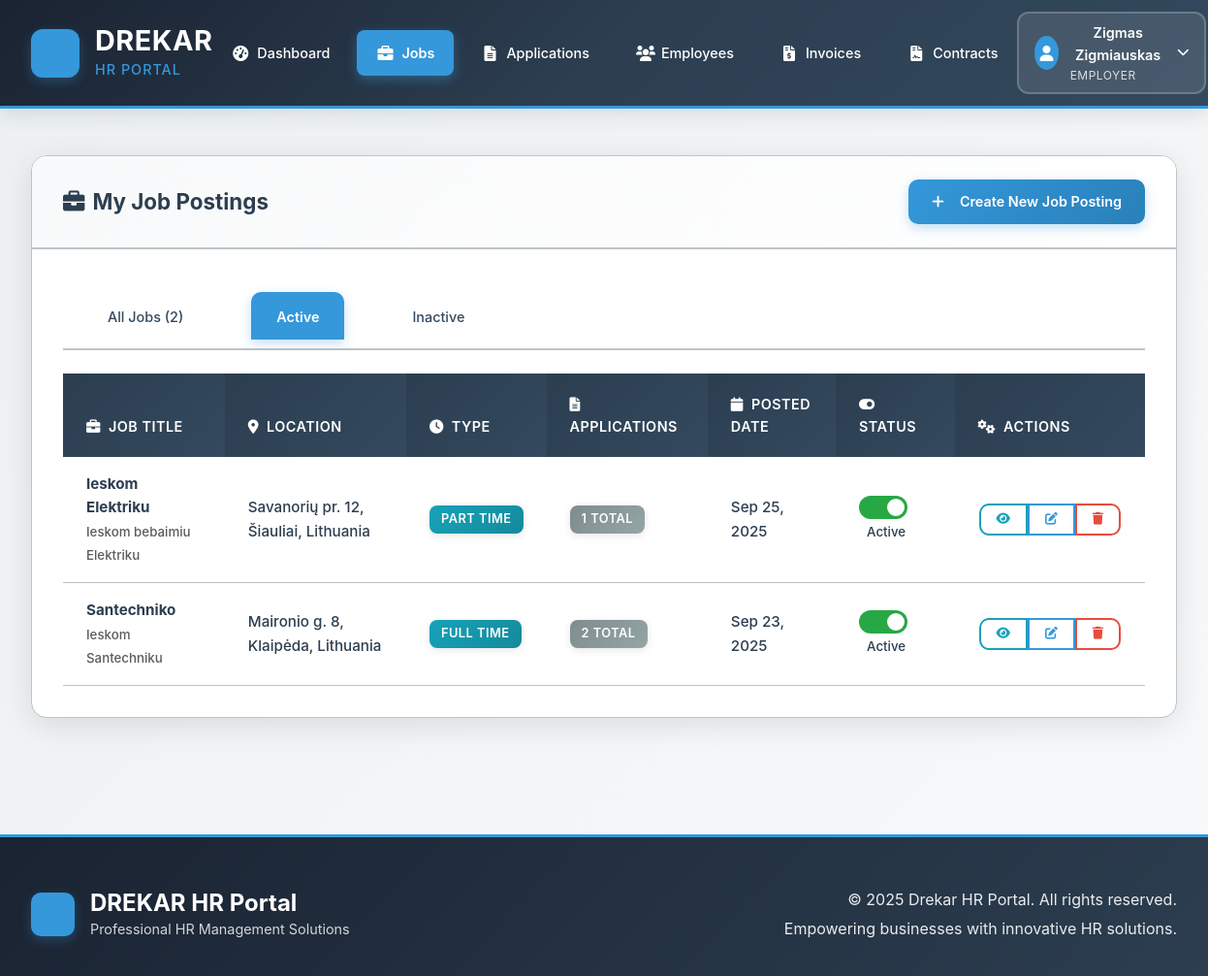
Page /employers/jobs/?status=active (signed in) on the committed database.
### accounts/models.py (models this page shows, shortened)
class User(AbstractUser):
    USER_TYPE_CHOICES = [
        ('EMPLOYER', 'Employer'),
        ('EMPLOYEE', 'Employee'),
        ('EOR_CLIENT', 'EOR Client'),
        ('ADMIN', 'Admin'),
    ]
    user_type = models.CharField(
        max_length=20,
        choices=USER_TYPE_CHOICES,
        default='EMPLOYEE'
    )
    email = models.EmailField(unique=True)
    is_verified = models.BooleanField(default=False)
    registration_date = models.DateTimeField(auto_now_add=True)
    USERNAME_FIELD = 'email'
    REQUIRED_FIELDS = ['username']

### employers/models.py (models this page shows, shortened)
class JobPosting(TimeStampedModel):
    class JobType(models.TextChoices):
        FULL_TIME = 'FULL_TIME', 'Full Time'
        PART_TIME = 'PART_TIME', 'Part Time'
        CONTRACT = 'CONTRACT', 'Contract'
        TEMPORARY = 'TEMPORARY', 'Temporary'
    class JobStatus(models.TextChoices):
        DRAFT = 'DRAFT', 'Draft'
        OPEN = 'OPEN', 'Open'
        CLOSED = 'CLOSED', 'Closed'
        FILLED = 'FILLED', 'Filled'
    employer = models.ForeignKey(EmployerProfile, on_delete=models.CASCADE, related_name='job_postings')
    title = models.CharField(max_length=200)
    description = models.TextField()
    required_qualifications = models.ManyToManyField(Qualification, blank=True)
    required_skills = models.ManyToManyField(Skill, blank=True)
    location = models.ForeignKey(Address, on_delete=models.CASCADE)
    num_employees_requested = models.IntegerField(default=1)
    estimated_salary_min = models.DecimalField(max_digits=10, decimal_places=2, blank=True, null=True)
    estimated_salary_max = models.DecimalField(max_digits=10, decimal_places=2, blank=True, null=True)
    closing_date = models.DateField(blank=True, null=True)
    status = models.CharField(max_length=20, choices=JobStatus.choices, default=JobStatus.DRAFT)
    job_type = models.CharField(max_length=20, choices=JobType.choices, default=JobType.FULL_TIME)
    @property
    def is_active(self):
        return self.status == 'OPEN'

### core/models.py (models this page shows)
class TimeStampedModel(models.Model):
    created_at = models.DateTimeField(auto_now_add=True, verbose_name="Creation Date")
    updated_at = models.DateTimeField(auto_now=True, verbose_name="Last Updated")
    class Meta:
        abstract = True

class Address(TimeStampedModel):
    street_address = models.CharField(max_length=255, blank=True, null=True)
    city = models.CharField(max_length=100)
    postal_code = models.CharField(max_length=20, blank=True, null=True)
    country = models.CharField(max_length=100)
    class Meta:
        verbose_name_plural = "Addresses"
        unique_together = ['street_address', 'city', 'country']
    def __str__(self):
        if self.street_address:
            return f"{self.street_address}, {self.city}, {self.country}"
        return f"{self.city}, {self.country}"

### employers/views.py (the view)
# urls.py: path('jobs/', views.job_postings_list, name='job_postings_list'),
@login_required
@user_passes_test(is_employer)
def job_postings_list(request):
    try:
        employer_profile = request.user.employerprofile
    except EmployerProfile.DoesNotExist:
        messages.info(request, 'Please complete your employer profile to access job posting features.')
        return redirect('employers:profile_setup')
    job_postings = JobPosting.objects.filter(employer=employer_profile).order_by('-created_at')
    status_filter = request.GET.get('status')
    if status_filter == 'active':
        job_postings = job_postings.filter(status=JobPosting.JobStatus.OPEN)
    elif status_filter == 'inactive':
        job_postings = job_postings.filter(status__in=[JobPosting.JobStatus.DRAFT, JobPosting.JobStatus.CLOSED, JobPosting.JobStatus.FILLED])
    paginator = Paginator(job_postings, 10)
    page_number = request.GET.get('page')
    page_obj = paginator.get_page(page_number)
    for job in page_obj:
        job.applications_count = job.applications.count()
        job.new_applications_count = job.applications.filter(status=Application.ApplicationStatus.SUBMITTED).count()
    context = {
        'page_obj': page_obj,
        'job_postings': page_obj,
        'status_filter': status_filter,
        'employer_profile': employer_profile,
    }
    return render(request, 'employers/jobpostings.html', context)

### employers/views.py (called while the page is built)
def is_employer(user):
    return user.is_authenticated and user.user_type == 'EMPLOYER'

### templates/employers/jobpostings.html (shortened to what this page needs)
{% extends 'core/base1.html' %}
{% load i18n %}
{% block content %}
<div class="container mt-4">
    <div class="row">
        <div class="col-12">
            <div class="card">
                <div class="card-header d-flex justify-content-between align-items-center">
                    <h3 class="card-title mb-0">
                        <i class="fas fa-briefcase me-2"></i>{% trans "My Job Postings" %}
                    </h3>
                    <a href="{% url 'employers:create_job_posting' %}" class="btn btn-primary">
                        <i class="fas fa-plus me-2"></i>{% trans "Create New Job Posting" %}
                    </a>
                </div>
                <div class="card-body">
                    <ul class="nav nav-tabs mb-4">
                        <li class="nav-item">
                            <a class="nav-link {% if not status_filter %}active{% endif %}"
                               href="{% url 'employers:job_postings_list' %}">
                                {% trans "All Jobs" %} ({{ page_obj.paginator.count }})
                            </a>
                        </li>
                        <li class="nav-item">
                            <a class="nav-link {% if status_filter == 'active' %}active{% endif %}"
                               href="{% url 'employers:job_postings_list' %}?status=active">
                                {% trans "Active" %}
                            </a>
                        </li>
                        <li class="nav-item">
                            <a class="nav-link {% if status_filter == 'inactive' %}active{% endif %}"
                               href="{% url 'employers:job_postings_list' %}?status=inactive">
                                {% trans "Inactive" %}
                            </a>
                        </li>
                    </ul>
                    {% if job_postings %}
                            <table class="table table-hover">
                                <thead class="table-light">
                                    <tr>
                                        <th><i class="fas fa-briefcase me-2"></i>{% trans "Job Title" %}</th>
                                        <th><i class="fas fa-map-marker-alt me-2"></i>{% trans "Location" %}</th>
                                        <th><i class="fas fa-clock me-2"></i>{% trans "Type" %}</th>
                                        <th><i class="fas fa-file-alt me-2"></i>{% trans "Applications" %}</th>
                                        <th><i class="fas fa-calendar me-2"></i>{% trans "Posted Date" %}</th>
                                        <th><i class="fas fa-toggle-on me-2"></i>{% trans "Status" %}</th>
                                        <th><i class="fas fa-cogs me-2"></i>{% trans "Actions" %}</th>
                                    </tr>
                                </thead>
                                <tbody>
                                    {% for job in job_postings %}
                                    <tr>
                                        <td>
                                            <div class="fw-bold">{{ job.title }}</div>
                                            <small class="text-muted">
                                                {{ job.description|truncatechars:100 }}
                                            </small>
                                        </td>
                                        <td>{{ job.location }}</td>
                                        <td>
                                            <span class="badge bg-info">
                                                {{ job.get_job_type_display }}
                                            </span>
                                        </td>
                                        <td>
                                            <span class="badge bg-secondary me-1">
                                                {{ job.applications_count }} {% trans "total" %}
                                            </span>
                                        </td>
                                        <td>{{ job.created_at|date:"M d, Y" }}</td>
                                        <td>
                                            <label class="switch">
                                                <span class="slider round"></span>
                                            </label>
                                            <small class="ms-2 status-text-{{ job.id }}">
                                                {% if job.is_active %}{% trans "Active" %}{% else %}{% trans "Inactive" %}{% endif %}
                                            </small>
                                        </td>
                                        <td>
                                            <div class="btn-group" role="group">
                                                <a href="{% url 'employers:job_posting_detail' job.id %}"
                                                   class="btn btn-sm btn-outline-info"
                                                   title="{% trans 'View Details' %}">
                                                    <i class="fas fa-eye"></i>
                                                </a>
                                                <a href="{% url 'employers:edit_job_posting' job.id %}"
                                                   class="btn btn-sm btn-outline-primary"
                                                   title="{% trans 'Edit' %}">
                                                    <i class="fas fa-edit"></i>
                                                </a>
                                                <a href="{% url 'employers:delete_job_posting' job.id %}"
                                                   class="btn btn-sm btn-outline-danger"
                                                   title="{% trans 'Delete' %}"
                                                   onclick="return confirm('{% trans 'Are you sure you want to delete this job posting?' %}')">
                                                    <i class="fas fa-trash"></i>
                                                </a>
                                            </div>
                                        </td>
                                    </tr>
                                    {% endfor %}
                                </tbody>
                            </table>
                        </div>
                    {% endif %}
                </div>
            </div>
        </div>
    </div>
{% endblock %}

### templates/core/base1.html (shortened to what this page needs)
<!DOCTYPE html>
<html lang="en">
<head>
    {% load static %}
    <link href="https://cdn.jsdelivr.net/npm/bootstrap@5.3.0/dist/css/bootstrap.min.css" rel="stylesheet">
    <link rel="stylesheet" href="{% static 'css/style.css' %}">
    <link href="https://cdnjs.cloudflare.com/ajax/libs/font-awesome/6.0.0/css/all.min.css" rel="stylesheet">
</head>
<body>
    <header class="header-solid">
        <nav class="navbar-professional">
            <div class="nav-brand-container">
                <div class="brand-logo">
                </div>
                <div class="brand-text">
                    <h1>DREKAR</h1>
                    <span class="brand-subtitle">HR Portal</span>
                </div>
            </div>
            <div class="nav-center">
                {% if user.is_authenticated %}
                    {% if user.user_type == 'EMPLOYER' %}
                        <a href="{% url 'employers:dashboard' %}" class="nav-item {% if request.resolver_match.url_name == 'dashboard' and request.resolver_match.namespace == 'employers' %}active{% endif %}">
                            <i class="fas fa-tachometer-alt"></i><span>Dashboard</span>
                        </a>
                        <a href="{% url 'employers:job_postings_list' %}" class="nav-item {% if request.resolver_match.url_name in 'job_postings_list,create_job_posting,edit_job_posting,job_posting_detail' and request.resolver_match.namespace == 'employers' %}active{% endif %}">
                            <i class="fas fa-briefcase"></i><span>Jobs</span>
                        </a>
                        <a href="{% url 'employers:applications_list' %}" class="nav-item ">
                            <i class="fas fa-file-alt"></i><span>Applications</span>
                        </a>
                        <a href="{% url 'employers:assignments_list' %}" class="nav-item {% if request.resolver_match.url_name in 'assignments_list,assignment_detail' and request.resolver_match.namespace == 'employers' %}active{% endif %}">
                            <i class="fas fa-users"></i><span>Employees</span>
                        </a>
                        <a href="{% url 'employers:invoices_list' %}" class="nav-item ">
                            <i class="fas fa-file-invoice-dollar"></i><span>Invoices</span>
                        </a>
                        <a href="{% url 'employers:contracts_list' %}" class="nav-item ">
                            <i class="fas fa-file-contract"></i><span>Contracts</span>
                        </a>
                    {% endif %}
                {% endif %}
            </div>
            <div class="nav-end">
                {% if user.is_authenticated %}
                    <div class="user-menu-professional">
                        <button class="user-toggle-btn" onclick="toggleUserMenu()">
                            <div class="user-avatar">
                                <i class="fas fa-user"></i>
                            </div>
                            <div class="user-info">
                                <span class="user-name">{{ user.get_full_name|default:user.username }}</span>
                                <span class="user-role">{{ user.get_user_type_display }}</span>
                            </div>
                            <i class="fas fa-chevron-down toggle-icon"></i>
                        </button>
                    </div>
                {% endif %}
            </div>
        </nav>
    </header>
    <main class="main-content">
        {% block content %}
        {% endblock %}
    </main>
    <footer class="footer-professional">
        <div class="footer-content">
            <div class="footer-brand">
                <div class="brand-logo">
                </div>
                <div>
                    <h3>DREKAR HR Portal</h3>
                    <p>Professional HR Management Solutions</p>
                </div>
            </div>
            <div class="footer-info">
                <p>&copy; 2025 Drekar HR Portal. All rights reserved.</p>
                <p>Empowering businesses with innovative HR solutions.</p>
            </div>
        </div>
    </footer>
</body>
</html>

### templates/employers/jobpostings.html (style rules this page uses)
.switch { position: relative; display: inline-block; width: 50px; height: 24px; }
.slider { position: absolute; cursor: pointer; top: 0; left: 0; right: 0; bottom: 0; background-color: #ccc; transition: .4s; }
.slider:before { position: absolute; content: ""; height: 18px; width: 18px; left: 3px; bottom: 3px; background-color: white; transition: .4s; }
input:checked + .slider { background-color: #28a745; }
input:checked + .slider:before { transform: translateX(26px); }
.slider.round { border-radius: 24px; }
.slider.round:before { border-radius: 50%; }
.table td { vertical-align: middle; }
.btn-group .btn { margin: 0 1px; }
.card { transition: box-shadow 0.3s ease; }

### rows in the picture
User: get_full_name "Zigmas Zigmiauskas", user_type "EMPLOYER"
JobPosting: title "Ieskom Elektriku", description "Ieskom bebaimiu Elektriku", location "Savanorių pr. 12, Šiauliai, Lithuania", job_type "PART TIME", applications_count "1", created_at "Sep 25, 2025"
JobPosting: title "Santechniko", description "Ieskom Santechniku", location "Maironio g. 8, Klaipėda, Lithuania", job_type "FULL TIME", applications_count "2", created_at "Sep 23, 2025"

### other values in the picture
{{ page_obj.paginator.count }} "2"
